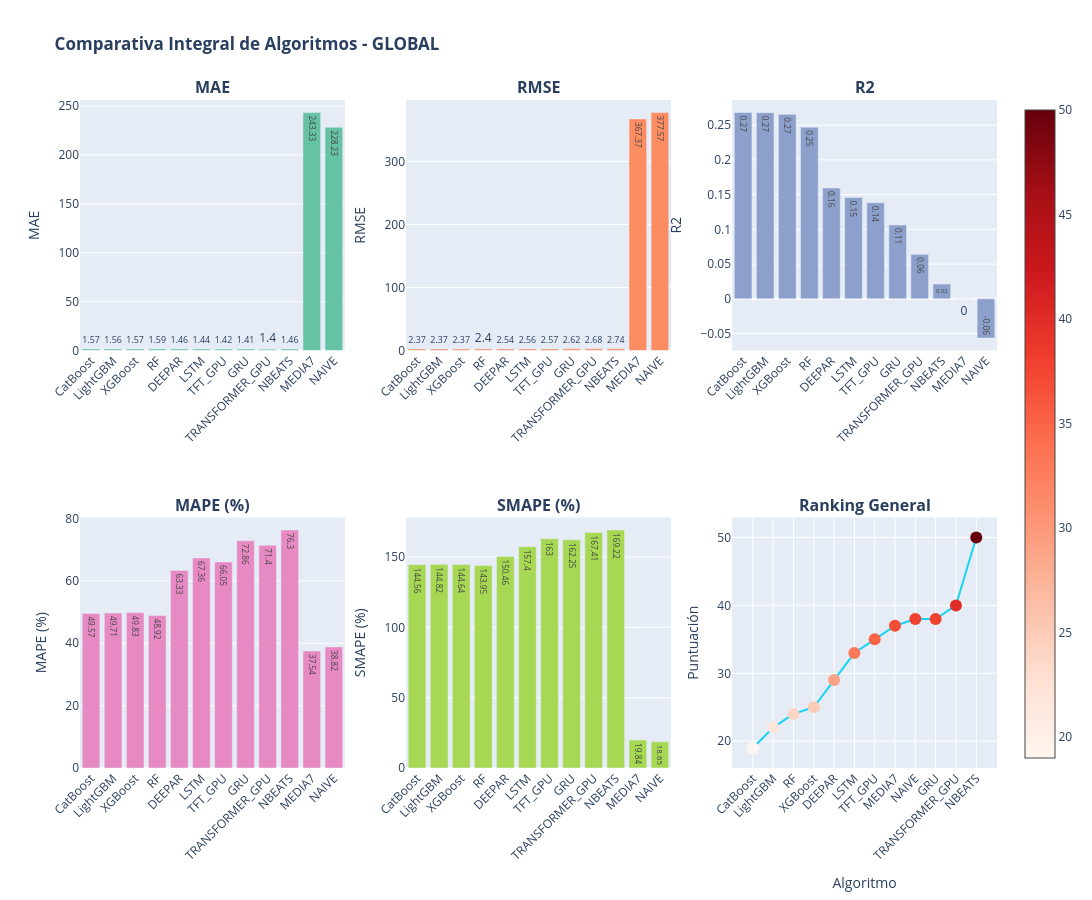

Write notebook code for a chart like this one.
### Markdown cell above
# COMPARATIVOS POR MÉTRICA MODELOs GLOBALES

### Code cell
# ============================================================================
# GRÁFICOS COMPARATIVOS DE ALGORITMOS POR MÉTRICA
# ============================================================================

print("\n" + "="*100)
print("📈 GRÁFICOS COMPARATIVOS DE ALGORITMOS")
print("="*100)

# Crear figura con subplots para cada métrica
fig_comparativa = make_subplots(
    rows=2, cols=3,
    subplot_titles=[f"<b>{m}</b>" for m in METRICAS_COMPARACION + ['Ranking General']],
    specs=[[{"type": "bar"}, {"type": "bar"}, {"type": "bar"}],
           [{"type": "bar"}, {"type": "bar"}, {"type": "scatter"}]]
)

# Datos ordenados por RMSE para consistencia
df_global_sorted = df_global.sort_values('RMSE')
colores = px.colors.qualitative.Set2

row_col_positions = [(1, 1), (1, 2), (1, 3), (2, 1), (2, 2), (2, 3)]

for idx, metrica in enumerate(METRICAS_COMPARACION):
    row, col = row_col_positions[idx]
    
    # Crear barplot
    fig_comparativa.add_trace(
        go.Bar(
            x=df_global_sorted['Algoritmo'],
            y=df_global_sorted[metrica],
            name=metrica,
            marker_color=colores[idx % len(colores)],
            text=df_global_sorted[metrica].round(2),
            textposition='auto',
            showlegend=False
        ),
        row=row, col=col
    )
    
    fig_comparativa.update_yaxes(title_text=metrica, row=row, col=col)
    fig_comparativa.update_xaxes(tickangle=-45, row=row, col=col)

# Agregar gráfico de ranking general
df_ranking_general = df_rankings.sort_values('PUNTUACIÓN_TOTAL')
fig_comparativa.add_trace(
    go.Scatter(
        x=df_ranking_general.index,
        y=df_ranking_general['PUNTUACIÓN_TOTAL'],
        mode='markers+lines',
        marker=dict(size=12, color=df_ranking_general['PUNTUACIÓN_TOTAL'], 
                   colorscale='Reds', showscale=True),
        name='Puntuación Total',
        text=[f"Rank: {int(v)}" for v in df_ranking_general['PUNTUACIÓN_TOTAL']],
        textposition="top center",
        showlegend=False
    ),
    row=2, col=3
)

fig_comparativa.update_yaxes(title_text="Puntuación", row=2, col=3)
fig_comparativa.update_xaxes(title_text="Algoritmo", tickangle=-45, row=2, col=3)

fig_comparativa.update_layout(
    title_text="<b>Comparativa Integral de Algoritmos - GLOBAL</b>",
    height=900,
    width=1600,
    showlegend=False
)

fig_comparativa.show()

### Figure 1 — Plotly figure (JSON) as saved in the notebook; plotly's stock layout.template omitted (floating-point values rounded to 4 significant figures)
{"data": [{"marker": {"color": "rgb(102,194,165)"}, "name": "MAE", "showlegend": false, "text": [1.57, 1.56, 1.57, 1.59, 1.46, 1.44, 1.42, 1.41, 1.4, 1.46, 243.3, 228.2], "textposition": "auto", "type": "bar", "x": ["CatBoost", "LightGBM", "XGBoost", "RF", "DEEPAR", "LSTM", "TFT_GPU", "GRU", "TRANSFORMER_GPU", "NBEATS", "MEDIA7", "NAIVE"], "xaxis": "x", "y": [1.571, 1.564, 1.566, 1.591, 1.457, 1.443, 1.415, 1.41, 1.396, 1.461, 243.3, 228.2], "yaxis": "y"}, {"marker": {"color": "rgb(252,141,98)"}, "name": "RMSE", "showlegend": false, "text": [2.37, 2.37, 2.37, 2.4, 2.54, 2.56, 2.57, 2.62, 2.68, 2.74, 367.4, 377.6], "textposition": "auto", "type": "bar", "x": ["CatBoost", "LightGBM", "XGBoost", "RF", "DEEPAR", "LSTM", "TFT_GPU", "GRU", "TRANSFORMER_GPU", "NBEATS", "MEDIA7", "NAIVE"], "xaxis": "x2", "y": [2.368, 2.368, 2.372, 2.402, 2.538, 2.558, 2.57, 2.617, 2.678, 2.739, 367.4, 377.6], "yaxis": "y2"}, {"marker": {"color": "rgb(141,160,203)"}, "name": "R2", "showlegend": false, "text": [0.27, 0.27, 0.27, 0.25, 0.16, 0.15, 0.14, 0.11, 0.06, 0.02, -0.0, -0.06], "textposition": "auto", "type": "bar", "x": ["CatBoost", "LightGBM", "XGBoost", "RF", "DEEPAR", "LSTM", "TFT_GPU", "GRU", "TRANSFORMER_GPU", "NBEATS", "MEDIA7", "NAIVE"], "xaxis": "x3", "y": [0.2682, 0.268, 0.2656, 0.2471, 0.1594, 0.1458, 0.1383, 0.1064, 0.064, 0.0212, -0.0001, -0.0564], "yaxis": "y3"}, {"marker": {"color": "rgb(231,138,195)"}, "name": "MAPE (%)", "showlegend": false, "text": [49.57, 49.71, 49.83, 48.92, 63.33, 67.36, 66.05, 72.86, 71.4, 76.3, 37.54, 38.82], "textposition": "auto", "type": "bar", "x": ["CatBoost", "LightGBM", "XGBoost", "RF", "DEEPAR", "LSTM", "TFT_GPU", "GRU", "TRANSFORMER_GPU", "NBEATS", "MEDIA7", "NAIVE"], "xaxis": "x4", "y": [49.57, 49.71, 49.83, 48.92, 63.33, 67.36, 66.05, 72.86, 71.4, 76.3, 37.54, 38.82], "yaxis": "y4"}, {"marker": {"color": "rgb(166,216,84)"}, "name": "SMAPE (%)", "showlegend": false, "text": [144.6, 144.8, 144.6, 143.9, 150.5, 157.4, 163.0, 162.2, 167.4, 169.2, 19.84, 18.65], "textposition": "auto", "type": "bar", "x": ["CatBoost", "LightGBM", "XGBoost", "RF", "DEEPAR", "LSTM", "TFT_GPU", "GRU", "TRANSFORMER_GPU", "NBEATS", "MEDIA7", "NAIVE"], "xaxis": "x5", "y": [144.6, 144.8, 144.6, 143.9, 150.5, 157.4, 163.0, 162.2, 167.4, 169.2, 19.84, 18.65], "yaxis": "y5"}, {"marker": {"color": [19, 22, 24, 25, 29, 33, 35, 37, 38, 38, 40, 50], "colorscale": [[0, "rgb(255,245,240)"], [0.125, "rgb(254,224,210)"], [0.25, "rgb(252,187,161)"], [0.375, "rgb(252,146,114)"], [0.5, "rgb(251,106,74)"], [0.625, "rgb(239,59,44)"], [0.75, "rgb(203,24,29)"], [0.875, "rgb(165,15,21)"], [1, "rgb(103,0,13)"]], "showscale": true, "size": 12}, "mode": "markers+lines", "name": "Puntuación Total", "showlegend": false, "text": ["Rank: 19", "Rank: 22", "Rank: 24", "Rank: 25", "Rank: 29", "Rank: 33", "Rank: 35", "Rank: 37", "Rank: 38", "Rank: 38", "Rank: 40", "Rank: 50"], "textposition": "top center", "type": "scatter", "x": ["CatBoost", "LightGBM", "RF", "XGBoost", "DEEPAR", "LSTM", "TFT_GPU", "MEDIA7", "NAIVE", "GRU", "TRANSFORMER_GPU", "NBEATS"], "xaxis": "x6", "y": [19, 22, 24, 25, 29, 33, 35, 37, 38, 38, 40, 50], "yaxis": "y6"}], "layout": {"annotations": [{"font": {"size": 16}, "showarrow": false, "text": "<b>MAE</b>", "x": 0.1444, "xanchor": "center", "xref": "paper", "y": 1, "yanchor": "bottom", "yref": "paper"}, {"font": {"size": 16}, "showarrow": false, "text": "<b>RMSE</b>", "x": 0.5, "xanchor": "center", "xref": "paper", "y": 1, "yanchor": "bottom", "yref": "paper"}, {"font": {"size": 16}, "showarrow": false, "text": "<b>R2</b>", "x": 0.8556, "xanchor": "center", "xref": "paper", "y": 1, "yanchor": "bottom", "yref": "paper"}, {"font": {"size": 16}, "showarrow": false, "text": "<b>MAPE (%)</b>", "x": 0.1444, "xanchor": "center", "xref": "paper", "y": 0.375, "yanchor": "bottom", "yref": "paper"}, {"font": {"size": 16}, "showarrow": false, "text": "<b>SMAPE (%)</b>", "x": 0.5, "xanchor": "center", "xref": "paper", "y": 0.375, "yanchor": "bottom", "yref": "paper"}, {"font": {"size": 16}, "showarrow": false, "text": "<b>Ranking General</b>", "x": 0.8556, "xanchor": "center", "xref": "paper", "y": 0.375, "yanchor": "bottom", "yref": "paper"}], "height": 900, "showlegend": false, "title": {"text": "<b>Comparativa Integral de Algoritmos - GLOBAL</b>"}, "width": 1600, "xaxis": {"anchor": "y", "domain": [0, 0.2889], "tickangle": -45}, "xaxis2": {"anchor": "y2", "domain": [0.3556, 0.6444], "tickangle": -45}, "xaxis3": {"anchor": "y3", "domain": [0.7111, 1], "tickangle": -45}, "xaxis4": {"anchor": "y4", "domain": [0, 0.2889], "tickangle": -45}, "xaxis5": {"anchor": "y5", "domain": [0.3556, 0.6444], "tickangle": -45}, "xaxis6": {"anchor": "y6", "domain": [0.7111, 1], "tickangle": -45, "title": {"text": "Algoritmo"}}, "yaxis": {"anchor": "x", "domain": [0.625, 1], "title": {"text": "MAE"}}, "yaxis2": {"anchor": "x2", "domain": [0.625, 1], "title": {"text": "RMSE"}}, "yaxis3": {"anchor": "x3", "domain": [0.625, 1], "title": {"text": "R2"}}, "yaxis4": {"anchor": "x4", "domain": [0, 0.375], "title": {"text": "MAPE (%)"}}, "yaxis5": {"anchor": "x5", "domain": [0, 0.375], "title": {"text": "SMAPE (%)"}}, "yaxis6": {"anchor": "x6", "domain": [0, 0.375], "title": {"text": "Puntuación"}}}}
